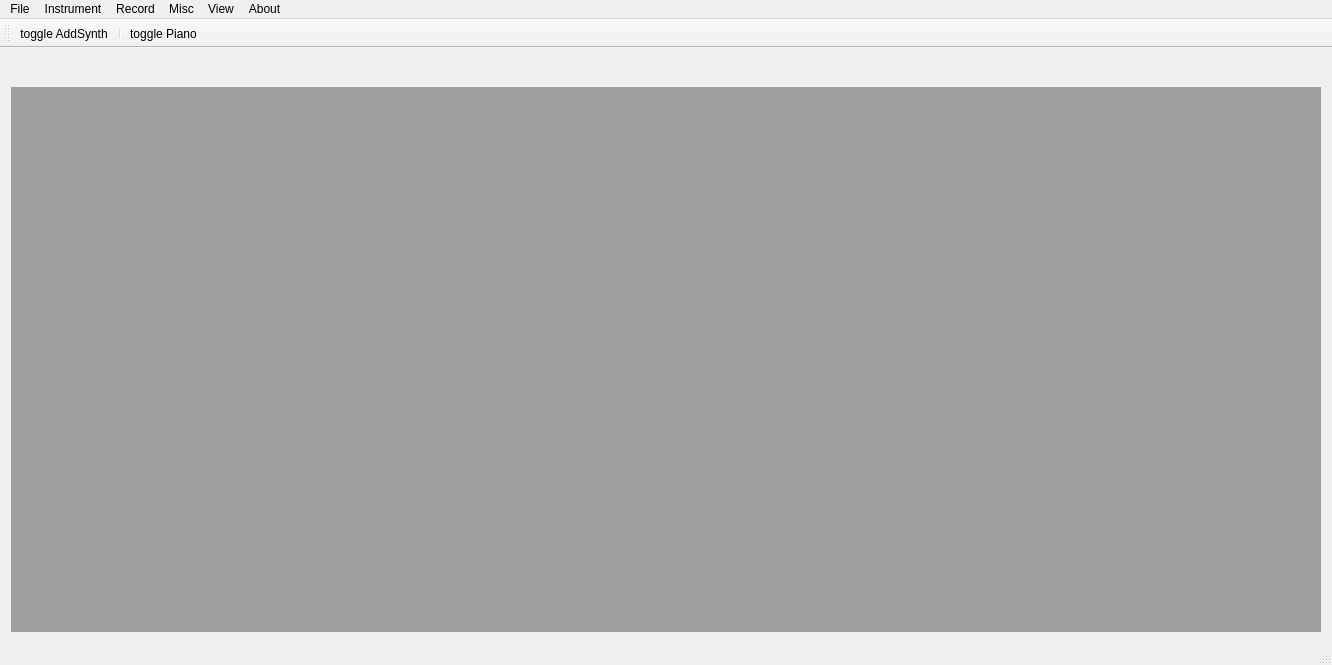
<?xml version="1.0" encoding="UTF-8"?>
<ui version="4.0">
 <class>MainWindow</class>
 <widget class="QMainWindow" name="MainWindow">
  <property name="geometry">
   <rect>
    <x>0</x>
    <y>0</y>
    <width>1332</width>
    <height>665</height>
   </rect>
  </property>
  <property name="windowTitle">
   <string>MainWindow</string>
  </property>
  <widget class="QWidget" name="centralWidget">
   <layout class="QVBoxLayout" name="verticalLayout">
    <item>
     <widget class="QWidget" name="widget" native="true">
      <layout class="QHBoxLayout" name="horizontalLayout">
       <item>
        <widget class="VuMeter" name="widget_3" native="true"/>
       </item>
       <item>
        <widget class="ZynSpinBox" name="widget_2" native="true"/>
       </item>
      </layout>
     </widget>
    </item>
    <item>
     <widget class="QMdiArea" name="mdiArea"/>
    </item>
   </layout>
  </widget>
  <widget class="QMenuBar" name="menuBar">
   <property name="geometry">
    <rect>
     <x>0</x>
     <y>0</y>
     <width>1332</width>
     <height>20</height>
    </rect>
   </property>
   <widget class="QMenu" name="menuFile">
    <property name="title">
     <string>File</string>
    </property>
    <addaction name="actionNew_erase_all"/>
    <addaction name="actionOpen_Parameters"/>
    <addaction name="actionSave_All_Parameters"/>
    <addaction name="separator"/>
    <addaction name="actionLoad_Scale_Settings"/>
    <addaction name="actionSave_Scale_Settings"/>
    <addaction name="actionShow_Scale_Settings"/>
    <addaction name="separator"/>
    <addaction name="actionSettings"/>
    <addaction name="separator"/>
    <addaction name="actionCopyright"/>
    <addaction name="separator"/>
    <addaction name="actionExit"/>
   </widget>
   <widget class="QMenu" name="menuInstrument">
    <property name="title">
     <string>Instrument</string>
    </property>
   </widget>
   <widget class="QMenu" name="menuRecord">
    <property name="title">
     <string>Record</string>
    </property>
   </widget>
   <widget class="QMenu" name="menuMisc">
    <property name="title">
     <string>Misc</string>
    </property>
   </widget>
   <widget class="QMenu" name="menuUi">
    <property name="title">
     <string>View</string>
    </property>
    <addaction name="actionFullscreen"/>
    <addaction name="actionShow_Parameter_Tree"/>
   </widget>
   <widget class="QMenu" name="menuAbout">
    <property name="title">
     <string>About</string>
    </property>
    <addaction name="actionAbout"/>
    <addaction name="actionAbout_Qt"/>
   </widget>
   <addaction name="menuFile"/>
   <addaction name="menuInstrument"/>
   <addaction name="menuRecord"/>
   <addaction name="menuMisc"/>
   <addaction name="menuUi"/>
   <addaction name="menuAbout"/>
  </widget>
  <widget class="QToolBar" name="mainToolBar">
   <attribute name="toolBarArea">
    <enum>TopToolBarArea</enum>
   </attribute>
   <attribute name="toolBarBreak">
    <bool>false</bool>
   </attribute>
   <addaction name="actionToggle_AddSynth"/>
   <addaction name="separator"/>
   <addaction name="actionToggle_Piano"/>
  </widget>
  <widget class="QStatusBar" name="statusBar"/>
  <action name="actionToggle_AddSynth">
   <property name="checkable">
    <bool>true</bool>
   </property>
   <property name="icon">
    <iconset resource="../../ressources_qt.qrc">
     <normaloff>:/images/pixmaps/add.png</normaloff>:/images/pixmaps/add.png</iconset>
   </property>
   <property name="text">
    <string>toggle AddSynth</string>
   </property>
  </action>
  <action name="actionToggle_Piano">
   <property name="checkable">
    <bool>true</bool>
   </property>
   <property name="icon">
    <iconset resource="../../ressources_qt.qrc">
     <normaloff>:/images/pixmaps/piano.png</normaloff>:/images/pixmaps/piano.png</iconset>
   </property>
   <property name="text">
    <string>toggle Piano</string>
   </property>
  </action>
  <action name="actionNew_erase_all">
   <property name="text">
    <string>New (erase all)...</string>
   </property>
  </action>
  <action name="actionOpen_Parameters">
   <property name="text">
    <string>Open Parameters</string>
   </property>
  </action>
  <action name="actionSave_All_Parameters">
   <property name="text">
    <string>Save All Parameters</string>
   </property>
  </action>
  <action name="actionLoad_Scale_Settings">
   <property name="text">
    <string>Load Scale Settings...</string>
   </property>
  </action>
  <action name="actionSave_Scale_Settings">
   <property name="text">
    <string>Save Scale Settings...</string>
   </property>
  </action>
  <action name="actionShow_Scale_Settings">
   <property name="text">
    <string>Show Scale Settings...</string>
   </property>
  </action>
  <action name="actionSettings">
   <property name="text">
    <string>Settings...</string>
   </property>
  </action>
  <action name="actionCopyright">
   <property name="text">
    <string>Copyright...</string>
   </property>
  </action>
  <action name="actionExit">
   <property name="text">
    <string>Exit</string>
   </property>
   <property name="shortcut">
    <string>Ctrl+Q</string>
   </property>
  </action>
  <action name="actionFullscreen">
   <property name="checkable">
    <bool>true</bool>
   </property>
   <property name="text">
    <string>Fullscreen</string>
   </property>
   <property name="shortcut">
    <string>Ctrl+F</string>
   </property>
  </action>
  <action name="actionAbout">
   <property name="text">
    <string>About</string>
   </property>
  </action>
  <action name="actionAbout_Qt">
   <property name="text">
    <string>About Qt</string>
   </property>
  </action>
  <action name="actionShow_Parameter_Tree">
   <property name="checkable">
    <bool>true</bool>
   </property>
   <property name="text">
    <string>Parameter Tree</string>
   </property>
   <property name="shortcut">
    <string>Ctrl+T</string>
   </property>
  </action>
 </widget>
 <layoutdefault spacing="6" margin="11"/>
 <customwidgets>
  <customwidget>
   <class>ZynSpinBox</class>
   <extends>QWidget</extends>
   <header>zynspinbox.h</header>
   <container>1</container>
  </customwidget>
  <customwidget>
   <class>VuMeter</class>
   <extends>QWidget</extends>
   <header>vumeter.h</header>
   <container>1</container>
  </customwidget>
 </customwidgets>
 <resources>
  <include location="../../ressources_qt.qrc"/>
 </resources>
 <connections/>
</ui>
